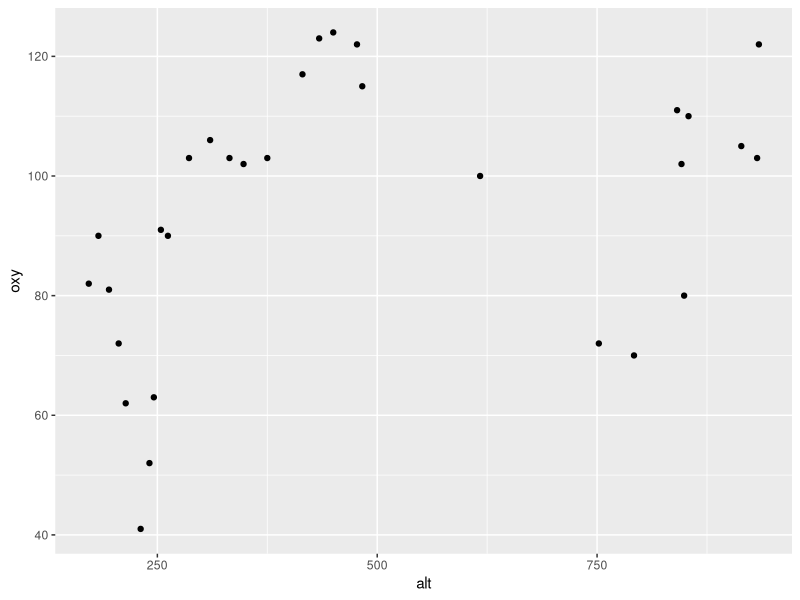
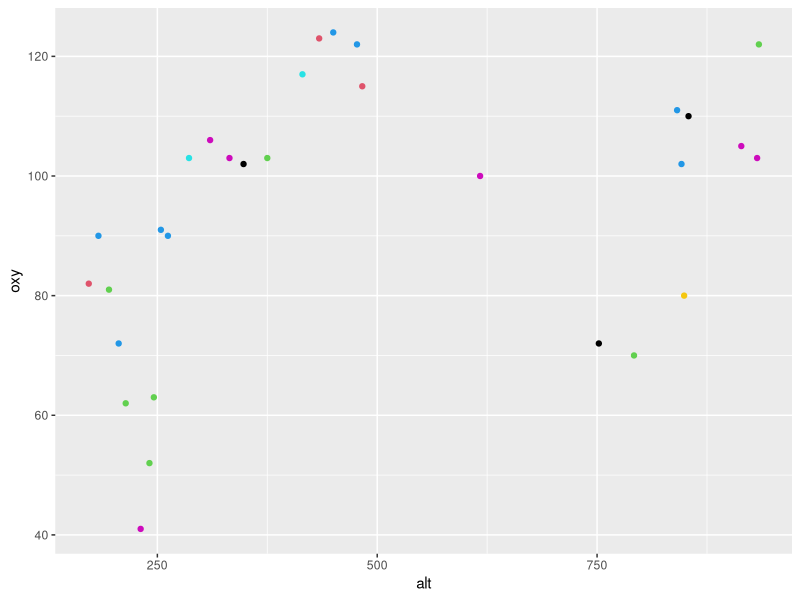

These figures' R source, in order:
# HEADER --------------------------------------------
#
# Author:     Sihan Wang
# Copyright     Copyright 2025 - Name Surname
# Email:      1939747262@qq.com
#
# Date:     2025-03-28
#
# Script Name:    C:/Users/lenovo/Desktop/R_works/R_scripts/homework_4/doubs_manipul.R
#
# Script Description:homework4
#
#
# SETUP ------------------------------------
cat("\014")                 # Clears the console
rm(list = ls())             # Remove all variables of the work space

library(ade4)
library(dplyr) # mutate函数在这个包里

######
# Q1
######

data(doubs, package = 'ade4')

# *题目要求只选择dfs, alt, oxy3列
# *但是如果需要计算mean_pH，那么pH列也应该选进来

env_rename <- doubs$env |> select(dfs, alt, oxy, pH) |> # 选取 dfs, alt, oxy 列
                           rename(c( distance = dfs, oxygen = oxy )) |> # 重命名 dfs 为 distance、oxy为 oxygen
                           filter(alt > 200) |> # 保留alt大于200m行
                           arrange(desc(alt)) |> # 按alt降序排序，升序是arrange(alt)
                           filter(!is.na(oxygen)) |> #去掉oxygen为NA的行
                           mutate(oxygen_category = ifelse(oxygen > 90, 'high', 'low') ) 
                           # 新增列oxygen_category, 以90为界，按是否大于90分为high/low两个类别

# head(env_rename, 5) #查看上述数据处理后的结果

# 按oxygen_category计算high low两个类别的平均alt和平均PH

env_result <- env_rename |> group_by(oxygen_category) |> # 将数据按oxygen_category分组
                            summarize(mean_alt = mean(alt, na.rm=TRUE),
                                      mean_pH = mean(pH, na.rm=TRUE))

# env_result # 查看结果，已经整理成题目要求的格式（此处数据格式为tibble，也可以整理成dataframe等）
#   oxygen_category mean_alt mean_pH
#   <chr>              <dbl>   <dbl>
# 1 high                561.    80.6
# 2 low                 421.    80.1

env_result_df <- as.data.frame(env_result)
env_result_df
# oxygen_category mean_alt  mean_pH
# 1            high 561.2222 80.61111
# 2             low 421.4444 80.11111

######
# Q2 填空
######

library(ggplot2)

# 利用ggplot2包，绘制x=alt与y=oxy之间的散点图

plot1 <- ggplot(data =  doubs$env) +
         geom_point(mapping = aes(alt, oxy))

plot1

# 在上述散点图中，将数据dfs距离调整颜色

plot2 <- ggplot(data =  doubs$env) +
         geom_point(mapping = aes(alt, oxy), col=doubs$env$dfs)

plot2
